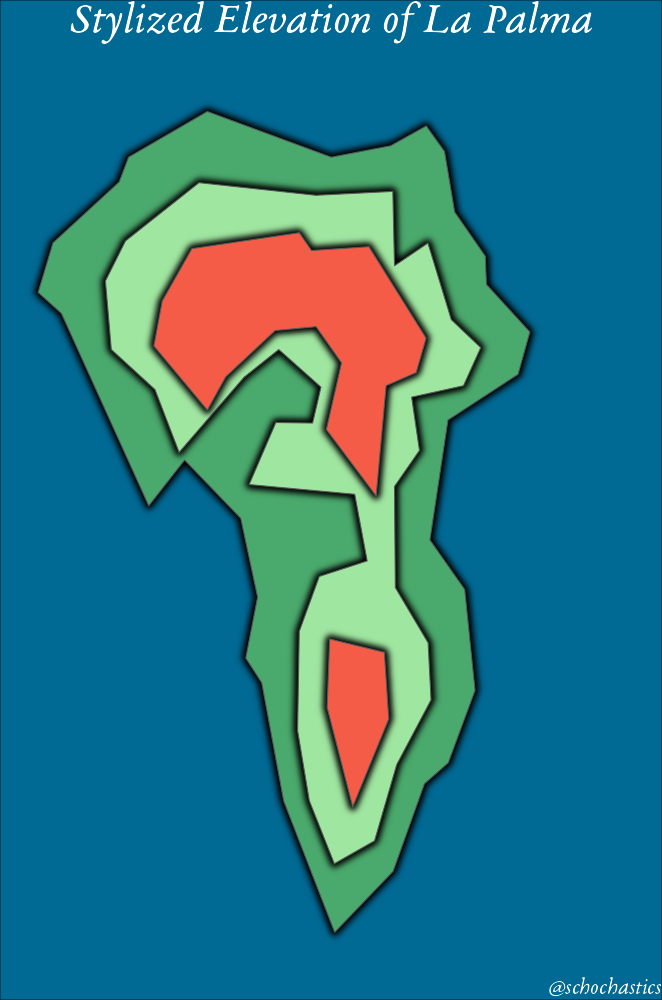

Write the R code that produced this figure.
# https://www.opendem.info/opendem_client.html
library(tidyverse)
library(ggfx)
library(sf)
library(rmapshaper)

cols <- c("#F55C47", "#9FE6A0", "#4AA96C", "#564A4A")
# round_any  <-  function(x, accuracy, f=round){f(x/ accuracy) * accuracy}
data <- sf::st_read("N28W018/N28W018.shp")
isl <- data[data$elevation%in%c(0,500,1000,1500,2500),]
isl <- st_cast(isl,"POLYGON")
isl <- ms_simplify(isl,keep = 0.01)
p <- ggplot()+
  with_outer_glow(geom_sf(data=isl[isl$elevation==500,],fill="#4AA96C"),expand = 4)+
  with_outer_glow(geom_sf(data=isl[isl$elevation==1000,],fill="#9FE6A0"),expand = 4)+
  with_outer_glow(geom_sf(data=isl[isl$elevation==1500,],fill="#F55C47"),expand = 4)+
  scale_fill_manual(values=rev(cols)[-1])+
  coord_sf(xlim = c(-18.0,-17.7),ylim=c(28.48,28.85))+
  theme_void()+
  labs(caption="@schochastics",title="Stylized Elevation of La Palma")+
  theme(plot.background = element_rect(fill="#006994"),
        plot.title = element_text(hjust=0.5,colour="white",size=44,family="EB Garamond 08",face="italic"),
        plot.caption = element_text(colour="white",size=22,family="EB Garamond 08",face="italic"))

p
ragg::agg_png("21_elevation.png",width=666.66,height=1000)
p
dev.off()

cmd <- paste0('convert ','"',"21_elevation.png",'"',' -set filename:base "%[base]" -trim +repage "%[filename:base].png"')
system(cmd)
